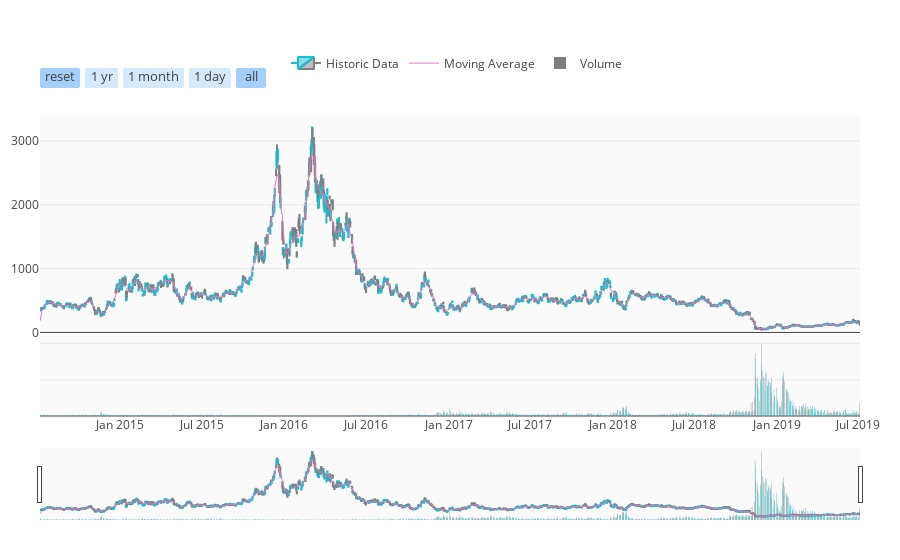

This figure's notebook cell:
### Code cell
iplot(fig, filename='charts/dgaz_test2', validate=False)

### Figure 1 — Plotly figure (JSON) as saved in the notebook; plotly's stock layout.template omitted (floating-point values rounded to 4 significant figures; data arrays with more than 128 entries replaced by an {"elided": "..."} marker saying what was removed)
{"data": [{"close": {"elided": "1259 float values"}, "decreasing": {"line": {"color": "#7F7F7F"}}, "high": {"elided": "1259 float values"}, "increasing": {"line": {"color": "#17BECF"}}, "low": {"elided": "1259 float values"}, "name": "Historic Data", "open": {"elided": "1259 float values"}, "type": "candlestick", "x": {"elided": "1259 str values"}, "yaxis": "y2"}, {"line": {"width": 1}, "marker": {"color": "#E377C2"}, "mode": "lines", "name": "Moving Average", "type": "scatter", "x": {"elided": "1259 str values"}, "y": {"elided": "1259 float values"}, "yaxis": "y2"}, {"marker": {"color": {"elided": "1259 str values"}}, "name": "Volume", "type": "bar", "x": {"elided": "1259 str values"}, "y": {"elided": "1259 int values"}, "yaxis": "y"}], "layout": {"legend": {"orientation": "h", "x": 0.3, "y": 0.9, "yanchor": "bottom"}, "margin": {"b": 40, "l": 40, "r": 40, "t": 40}, "plot_bgcolor": "rgb(250, 250, 250)", "xaxis": {"rangeselector": {"bgcolor": "rgba(150, 200, 250, 0.4)", "buttons": [{"count": 1, "label": "reset", "step": "all"}, {"count": 1, "label": "1 yr", "step": "year", "stepmode": "backward"}, {"count": 3, "label": "1 month", "step": "month", "stepmode": "backward"}, {"count": 1, "label": "1 day", "step": "day", "stepmode": "backward"}, {"step": "all"}], "font": {"size": 13}, "visibe": true, "x": 0, "y": 0.9}}, "yaxis": {"domain": [0, 0.2], "showticklabels": false}, "yaxis2": {"domain": [0.2, 0.8]}}}
